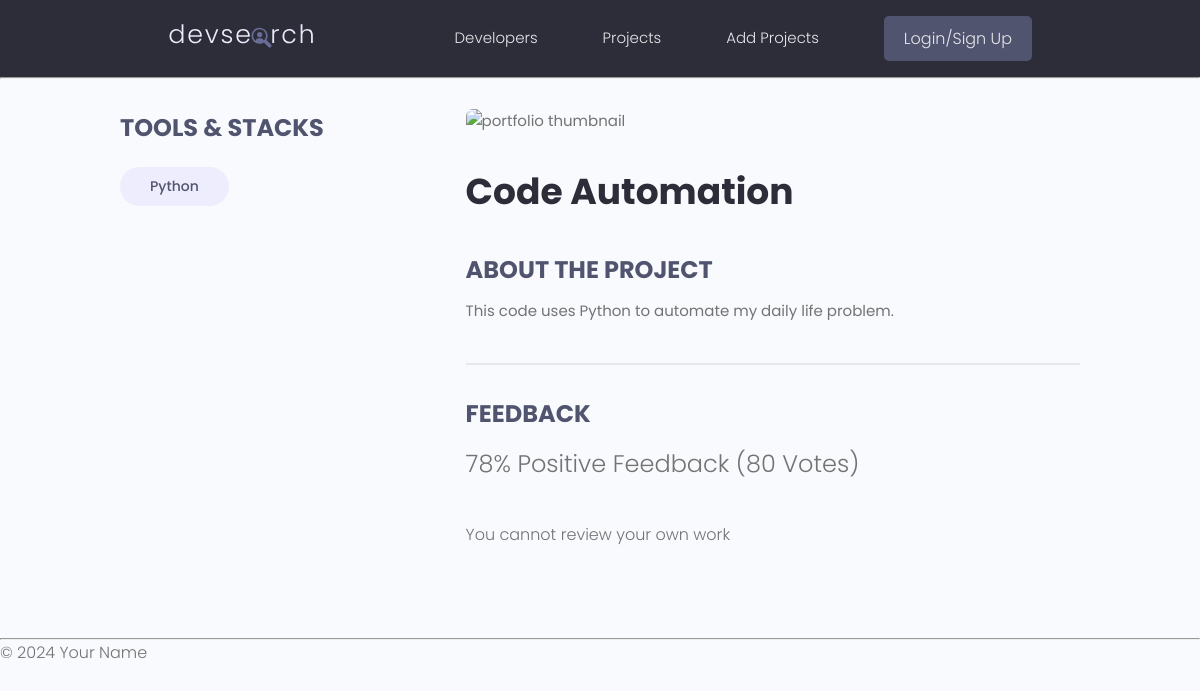
Page /projects/project/4e7aefd9-e298-44b0-a307-9589308194c5/ on the earlier database version.
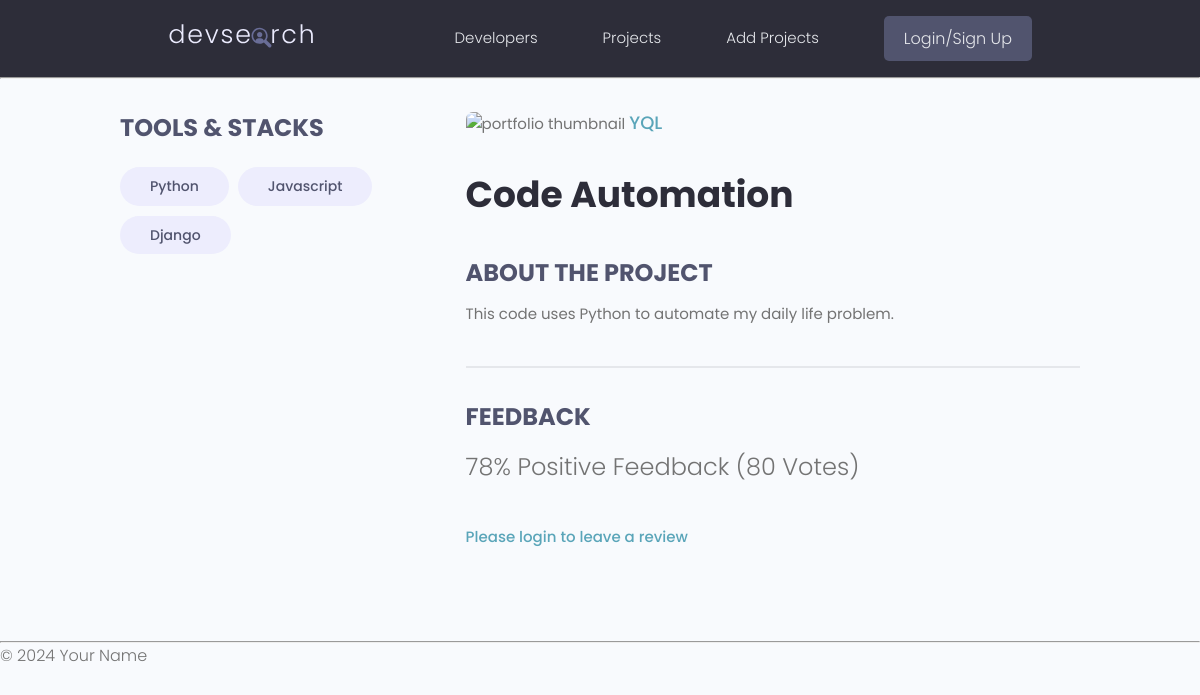
Same page on the later database version.
### projects/models.py (models this page shows, shortened)
class Tag(models.Model):
    name            = models.CharField(max_length=200)
    created         = models.DateTimeField(auto_now_add=True)
    id              = models.UUIDField(default=uuid.uuid4, unique=True, primary_key=True, editable=False)
    def __str__(self):
        return self.name

class Project(models.Model):
    owner           = models.ForeignKey(Profile, null=True, blank=True, on_delete=models.SET_NULL)
    title           = models.CharField(max_length=200)
    description     = models.TextField(null=True, blank=True)
    featured_image  = models.ImageField(null=True, blank=True, default="default.jpg")
    demo_link       = models.CharField(max_length=2000, null=True, blank=True)
    source_link     = models.CharField(max_length=2000, null=True, blank=True)
    tags            = models.ManyToManyField(Tag, blank=True)
    vote_total      = models.IntegerField(default=0, null=True, blank=True)
    vote_ratio      = models.IntegerField(default=0, null=True, blank=True)
    created         = models.DateTimeField(auto_now_add=True)
    id              = models.UUIDField(default=uuid.uuid4, unique=True, primary_key=True, editable=False)

### users/models.py (models this page shows, shortened)
class Profile(models.Model):
    user            = models.OneToOneField(User, on_delete=models.CASCADE, null=True, blank=True)
    name            = models.CharField(max_length=200, blank=True, null=True)
    email           = models.EmailField(max_length=500, blank=True, null=True)
    username        = models.CharField(max_length=200, blank=True, null=True)
    location        = models.CharField(max_length=200, blank=True, null=True)
    short_intro     = models.CharField(max_length=200, blank=True, null=True)
    bio             = models.TextField(blank=True, null=True)
    profile_image   = models.ImageField(null=True, blank=True, upload_to='profiles/', default='profiles/user-default.png')
    social_github   = models.CharField(max_length=200, blank=True, null=True)
    social_linkedin = models.CharField(max_length=200, blank=True, null=True)
    created         = models.DateTimeField(auto_now_add=True)
    id              = models.UUIDField(default=uuid.uuid4, unique=True, primary_key=True, editable=False)

### projects/views.py (the view)
# urls.py: path('project/<str:pk>/', views.project, name='project'),
def project(request, pk):
    projectobj = Project.objects.get(id=pk)
    template = 'projects/single_project.html'
    context = {'pk': pk, 'project': projectobj}
    return render(request, template, context)

### projects/templates/projects/single_project.html (shortened to what this page needs)
{% extends 'main.html' %}
{% block content %}
<main class="singleProject my-md">
    <div class="container">
        <div class="layout">
            <div class="column column--1of3">
                <h3 class="singleProject__subtitle">Tools & Stacks</h3>
                <div class="singleProject__toolStack">
                    {% for tag in project.tags.all %}
                    <span class="tag tag--pill tag--sub tag--lg">
                        <small>{{tag}}</small>
                    </span>
                    {% endfor %}
                </div>
            </div>
            <div class="column column--2of3">
                <img class="singleProject__preview" src="{{ project.imageURL }}" alt="portfolio thumbnail" />
                <a href=""
                    class="singleProject__developer">{{project.owner.name}}</a>
                <h2 class="singleProject__title">{{project.title}}</h2>
                <h3 class="singleProject__subtitle">About the Project</h3>
                <div class="singleProject__info">
                    {{project.description}}
                </div>
                <div class="comments">
                    <h3 class="singleProject__subtitle">Feedback</h3>
                    <h5 class="project--rating">
                        {{project.vote_ratio}}% Positive Feedback ({{project.vote_total}}
                        Vote{{project.vote_total|pluralize:"s"}})
                    </h5>
                    {% if request.user.profile.id in project.reviewers %}
                    <p>You have already submitted your review for this project</p>
                    {% elif request.user.profile == project.owner %}
                    <p>You cannot review your own work</p>
                    {% else %}
                    <a href="{% url 'login' %}?next={{request.path}}">Please login to leave a review</a>
                    {% endif %}
                </div>
            </div>
        </div>
    </div>
</main>
{% endblock %}

Differences in the rows shown:
now on this page (row unchanged): Tag: name "Javascript"
now on this page (row unchanged): Tag: name "Django"
changed Project "Code Automation": owner.name (not shown) → "YQL"
Other differences:
text no longer shown: "You cannot review your own work"
text now shown: "Please login to leave a review"
